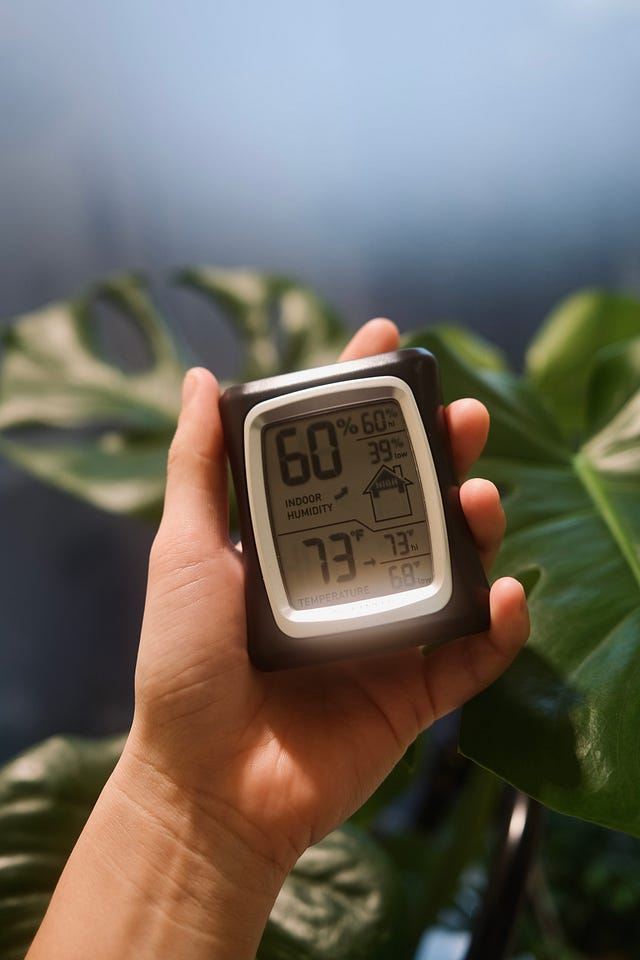
#> input picture 13. June_24th_25th_2023_ARM_Projects/Projects Dataset/Adaptive Thresholding/meter.jpg, 640 x 960 px
$ jupyter execute Image_Thresholding.ipynb
#> lines starting #> are read from the running program, lines starting #| are printed output that depends on the picture; after the words box and inside, x2 and y2 are one past the last pixel; in counts of white or black regions, pixels touching at a corner belong together
## Import the Libraries

[cell 1]
import cv2
import matplotlib.pyplot as plt

# Read the image

[cell 2]
image = cv2.imread('meter.jpg')
#> image is the input picture: shape (960, 640, 3); mean B, G, R 95.6, 104.2, 109.3
plt.imshow(image)
plt.show()

## Convert into a grayscale image

[cell 3]
gray = cv2.cvtColor(image, cv2.COLOR_BGR2GRAY)
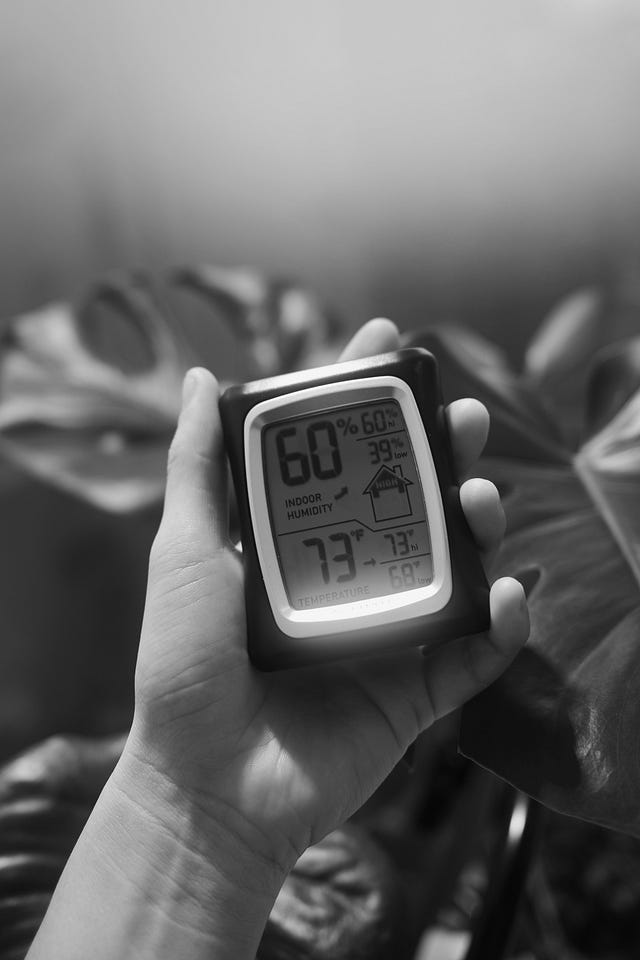
#> gray: shape (960, 640); min 2, max 255, mean 104.7
plt.imshow(gray, cmap='gray')
plt.show()

[cell 4]
blurred = cv2.GaussianBlur(gray, (7,7), 0)
plt.imshow(blurred, cmap='gray')
plt.show()

# First we apply Global Thresholding

[cell 5]
(T, thresh) = cv2.threshold(blurred, 45, 255, cv2.THRESH_BINARY)
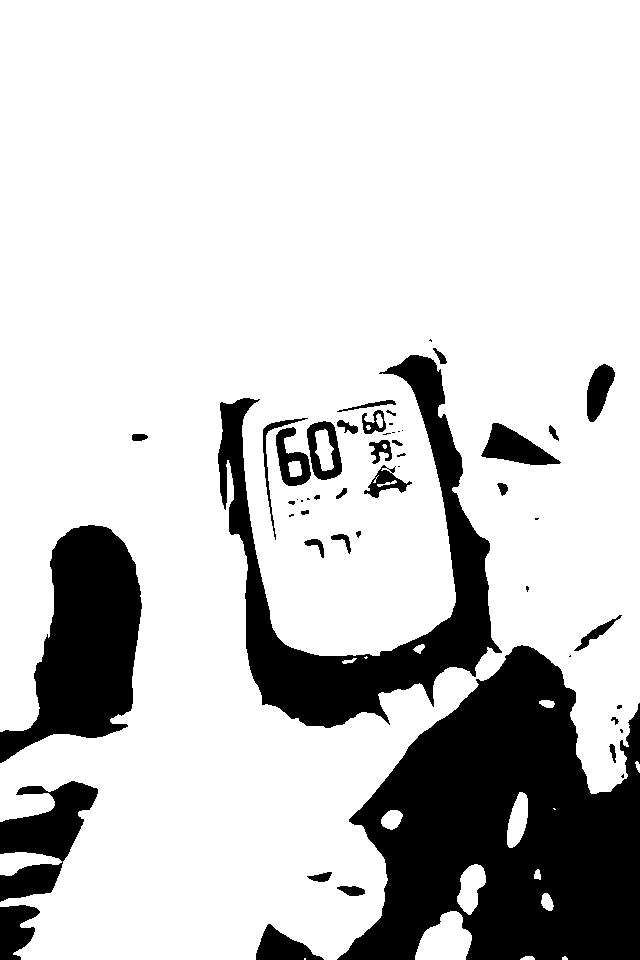
#> thresh: shape (960, 640); 80% white; 52 black regions (18 under 20 px), largest, box (x1, y1, x2, y2) and area: (337, 645, 640, 960) 60584, (218, 355, 502, 728) 26164, (0, 525, 142, 763) 18697

[cell 6]
cv2.imwrite('out.png', thresh)
#> Out = True

[cell 7]
image = cv2.imread("out.png")

plt.imshow(image)
plt.show()

[cell 8]
(T, thresh) = cv2.threshold(blurred, 45, 255, cv2.THRESH_BINARY_INV)
plt.imshow(thresh, cmap='gray')
plt.show()

## Otsu's Global Thresholding

[cell 9]
(T, threshOtsu) = cv2.threshold(blurred, 0, 255, cv2.THRESH_OTSU)
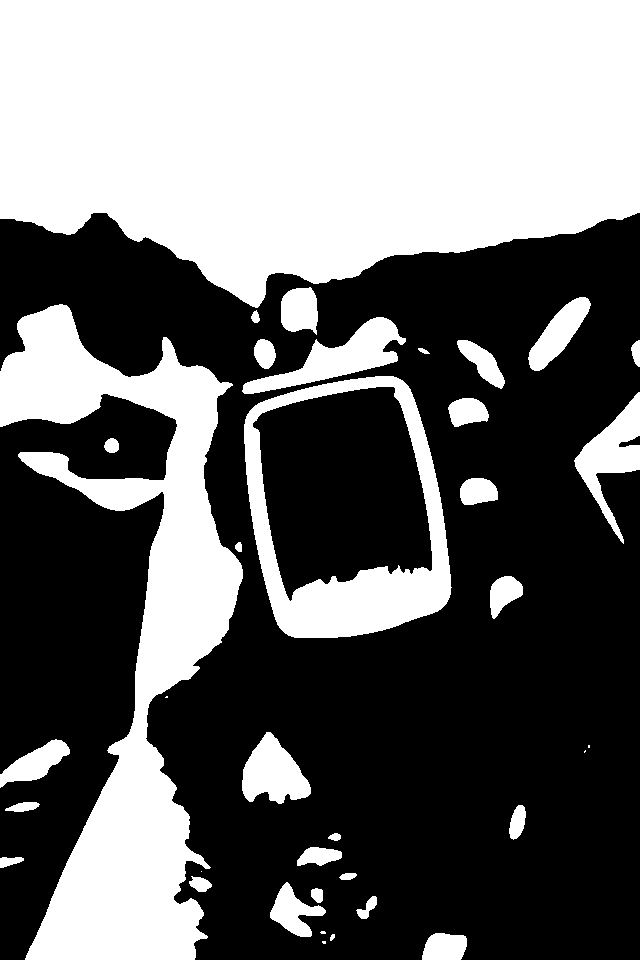
#> threshOtsu: shape (960, 640); 42.7% white; 37 white regions (6 under 20 px), largest, box (x1, y1, x2, y2) and area: (0, 0, 640, 308) 160010, (0, 304, 243, 960) 60076, (244, 376, 452, 638) 16867
#> T = 112

[cell 10]
T
#> Out = 112

[cell 11]
plt.imshow(threshOtsu, cmap='gray')
plt.show()

## **Adaptive Thresholding**

The adaptive thresholding method considers a small set of pixels and computes a threshold for each small region of the image.

### **Syntax: cv2.adaptiveThreshold(source, maxVal, adaptiveMethod, thresholdType, blocksize, constant)**

This method accepts the following parameters −
Parameters:

-> **source**: Input Image array(Single-channel, 8-bit or floating-point)

-> **maxVal**: Maximum value that can be assigned to a pixel.

-> **adaptiveMethod**: Adaptive method decides how threshold value is calculated.

-> **cv2.ADAPTIVE_THRESH_MEAN_C**: Threshold Value = (Mean of the neighbourhood area values – constant value).

In other words, it is the mean of the blockSize×blockSize neighborhood of a point minus constant.

-> **cv2.ADAPTIVE_THRESH_GAUSSIAN_C**: Threshold Value = (Gaussian-weighted sum of the neighbourhood values – constant value).
In other words, it is a weighted sum of the blockSize×blockSize neighborhood of a point minus constant.

-> **thresholdType**: The type of thresholding to be applied.

-> **blockSize**: Size of a pixel neighborhood that is used to calculate a threshold value.

-> **constant**: A constant value that is subtracted from the mean or weighted sum of the neighbourhood pixels.

[cell 12]
thresh = cv2.adaptiveThreshold(blurred, 255,
                               cv2.ADAPTIVE_THRESH_GAUSSIAN_C,
                              cv2.THRESH_BINARY, 17, 3)
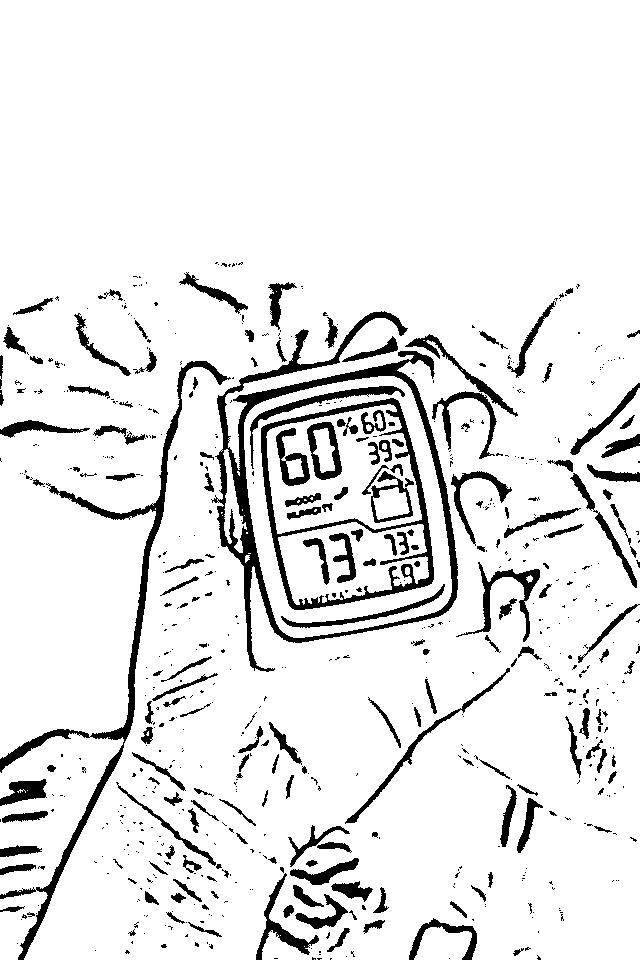
#> thresh: shape (960, 640); 90.7% white; 673 black regions (478 under 20 px), largest, box (x1, y1, x2, y2) and area: (211, 311, 458, 672) 9575, (0, 361, 231, 960) 6087, (261, 398, 434, 610) 4666
cv2.imwrite('adapt.jpg', thresh)
#> Out = True

[cell 13]
image = cv2.imread("adapt.jpg")
#> image: shape (960, 640, 3); min 0, max 255, mean 231.1
plt.imshow(image)
plt.show()

## Adaptive thresholding one the book page

[cell 14]
# image is loaded
image1 = cv2.imread('page.jpg')
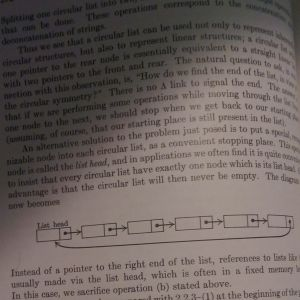
#> input picture 13. June_24th_25th_2023_ARM_Projects/Projects Dataset/Adaptive Thresholding/page.jpg, 300 x 300 px
#> image1 is the input picture: shape (300, 300, 3); mean B, G, R 94.5, 97.8, 107.5

# convert the image in grayscale
img = cv2.cvtColor(image1, cv2.COLOR_BGR2GRAY)

# applying different thresholding techniques on the input image

# Adaptive mean
thresh1 = cv2.adaptiveThreshold(img, 255, cv2.ADAPTIVE_THRESH_MEAN_C,
                                          cv2.THRESH_BINARY, 199, 5)
#> thresh1: shape (300, 300); 63.3% white; 648 black regions (513 under 20 px), largest, box (x1, y1, x2, y2) and area: (0, 0, 230, 243) 19422, (36, 214, 295, 249) 1536, (245, 0, 300, 66) 1004
# Adaptive Gaussian
thresh2 = cv2.adaptiveThreshold(img, 255, cv2.ADAPTIVE_THRESH_GAUSSIAN_C,
                                          cv2.THRESH_BINARY, 199, 5)
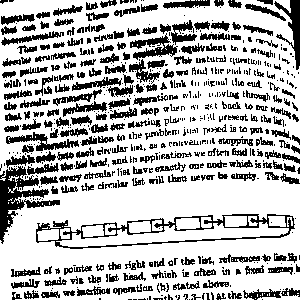
#> thresh2: shape (300, 300); 72.8% white; 609 black regions (344 under 20 px), largest, box (x1, y1, x2, y2) and area: (36, 214, 295, 249) 1744, (0, 166, 60, 244) 1517, (274, 0, 300, 70) 631

cv2.imwrite('adapt_mean.jpg', thresh1)
cv2.imwrite('adapt_Gaussian.jpg', thresh2)
#> Out = True

[cell 15]
plt.imshow(image1)
plt.show()

[cell 16]
image = cv2.imread("adapt_mean.jpg")
#> image: shape (300, 300, 3); min 0, max 255, mean 161.2
plt.imshow(image)
plt.show()

[cell 17]
image = cv2.imread("adapt_Gaussian.jpg")
#> image: shape (300, 300, 3); min 0, max 255, mean 185.3
plt.imshow(image)
plt.show()

[cell 18]
# image is loaded
image1 = cv2.imread('book_page.png')
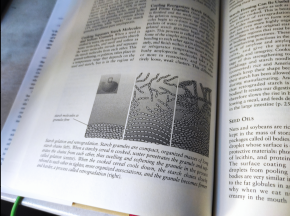
#> input picture 13. June_24th_25th_2023_ARM_Projects/Projects Dataset/Adaptive Thresholding/book_page.png, 290 x 216 px
#> image1 is the input picture: shape (216, 290, 3); mean B, G, R 170.3, 167.3, 165.9

# convert the image in grayscale
img = cv2.cvtColor(image1, cv2.COLOR_BGR2GRAY)
#> img: shape (216, 290)

# applying different thresholding techniques on the input image

# Adaptive mean
thresh1 = cv2.adaptiveThreshold(img, 255, cv2.ADAPTIVE_THRESH_MEAN_C,
                                          cv2.THRESH_BINARY, 199, 5)
#> thresh1: shape (216, 290); 69.9% white; 682 black regions (657 under 20 px), largest, box (x1, y1, x2, y2) and area: (85, 0, 228, 216) 14380, (0, 0, 18, 216) 585, (101, 0, 147, 25) 466
# Adaptive Gaussian
thresh2 = cv2.adaptiveThreshold(img, 255, cv2.ADAPTIVE_THRESH_GAUSSIAN_C,
                                          cv2.THRESH_BINARY, 199, 5)
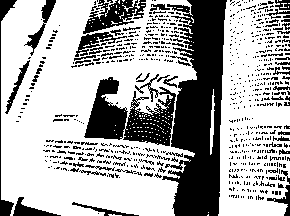
#> thresh2: shape (216, 290); 67.3% white; 722 black regions (654 under 20 px), largest, box (x1, y1, x2, y2) and area: (162, 0, 227, 216) 8725, (84, 74, 176, 146) 3346, (83, 0, 146, 34) 1020

cv2.imwrite('adapt_mean1.jpg', thresh1)
cv2.imwrite('adapt_Gaussian1.jpg', thresh2)
#> Out = True

[cell 19]
plt.imshow(image1)
plt.show()

[cell 20]
image = cv2.imread("adapt_mean1.jpg")
#> image: shape (216, 290, 3); min 0, max 255, mean 178.2
plt.imshow(image)
plt.show()

[cell 21]
image = cv2.imread("adapt_Gaussian1.jpg")
#> image: shape (216, 290, 3); min 0, max 255, mean 171.6
plt.imshow(image)
plt.show()

## Sudoku

[cell 22]
# Converting to grayscale color space and applying median blur
img = cv2.imread("sudoku.png")
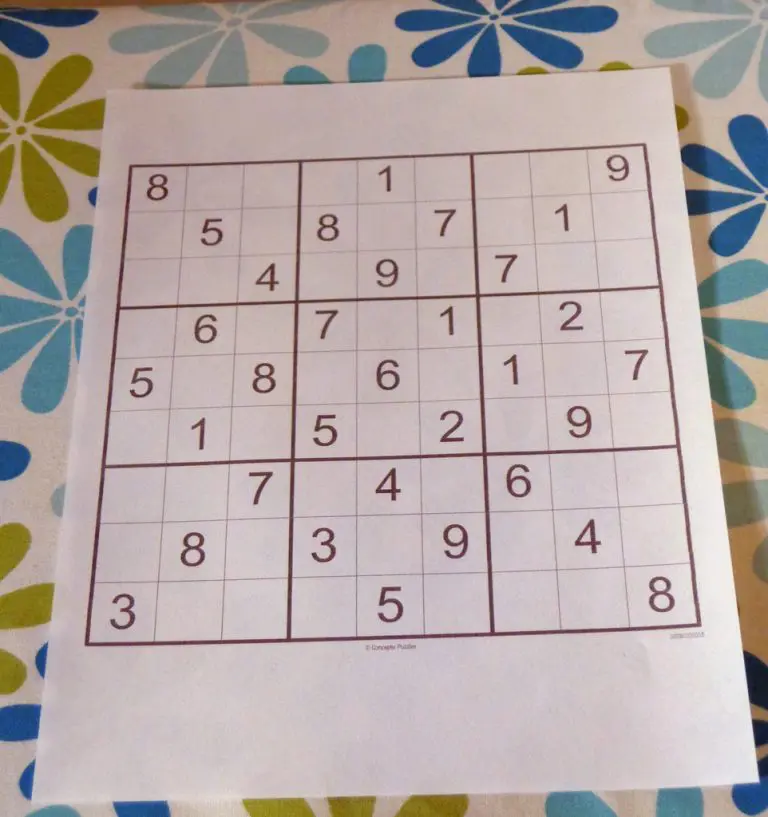
#> input picture 13. June_24th_25th_2023_ARM_Projects/Projects Dataset/Adaptive Thresholding/sudoku.png, 768 x 817 px
#> img is the input picture: shape (817, 768, 3); mean B, G, R 167.5, 169.2, 180.5
img = cv2.cvtColor(img, cv2.COLOR_RGB2GRAY)
#> img: shape (817, 768)
img = cv2.medianBlur(img,5)

# Global thresholding
ret,th1 = cv2.threshold(img,127,255,cv2.THRESH_BINARY)
#> th1: shape (817, 768); 84.1% white; 110 black regions (6 under 20 px), largest, box (x1, y1, x2, y2) and area: (85, 144, 701, 646) 13363, (698, 272, 768, 816) 12937, (0, 0, 345, 59) 7142

# Adaptive thresholding
th2 = cv2.adaptiveThreshold(img,255,cv2.ADAPTIVE_THRESH_MEAN_C, cv2.THRESH_BINARY,11,2)
#> th2: shape (817, 768); 83.6% white; 1247 black regions (916 under 20 px), largest, box (x1, y1, x2, y2) and area: (84, 143, 702, 647) 17189, (570, 62, 768, 815) 11489, (107, 24, 561, 90) 3864
th3 = cv2.adaptiveThreshold(img,255,cv2.ADAPTIVE_THRESH_GAUSSIAN_C, cv2.THRESH_BINARY,11,2)
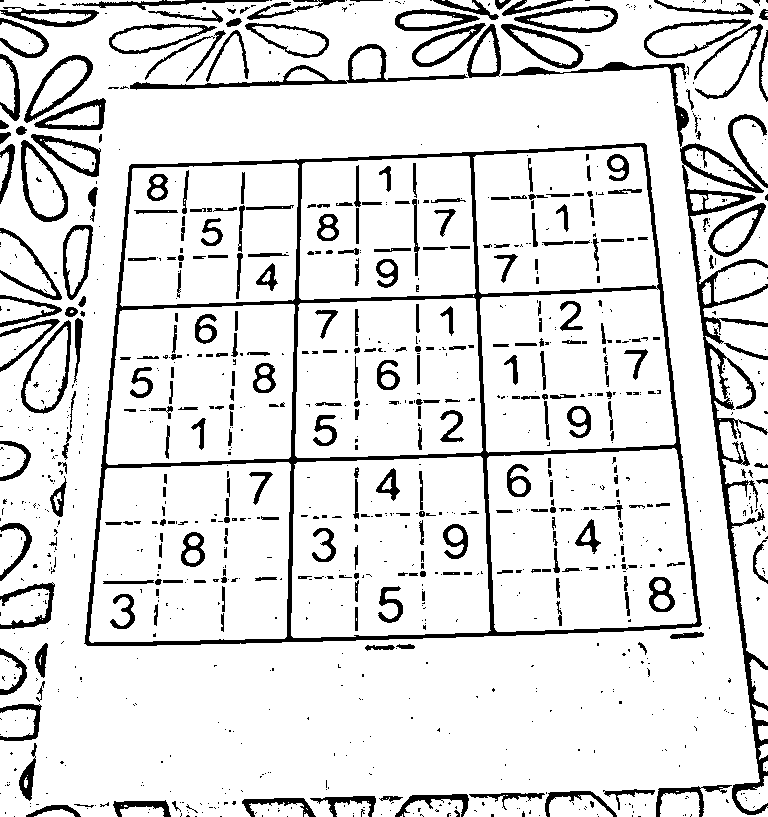
#> th3: shape (817, 768); 87.5% white; 1075 black regions (741 under 20 px), largest, box (x1, y1, x2, y2) and area: (84, 143, 702, 646) 15898, (680, 143, 768, 815) 7454, (130, 44, 468, 90) 1866

# Plotting the images using matplotlib
titles = ['Original', 'Global Thresholding',
            'Adaptive Mean Thresholding', 'Adaptive Gaussian Thresholding']
images = [img, th1, th2, th3]

# Specifying the grid size
plt.figure(figsize=(10,10))

# Number of images in the grid 2*2 = 4
for i in range(4):
    plt.subplot(2,2,i+1),plt.imshow(images[i],'gray')
    plt.title(titles[i])
    plt.xticks([]),plt.yticks([])

# Displaying the grid
plt.show()
